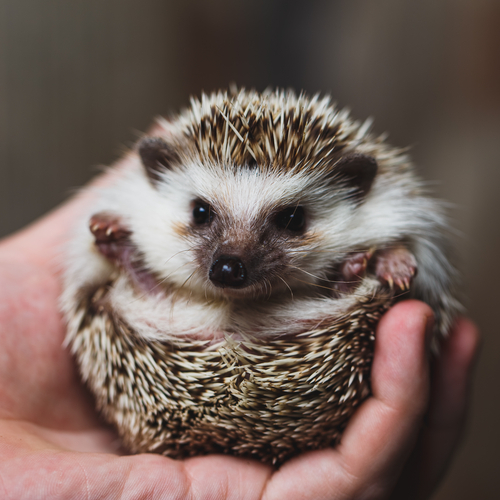
//> input picture img/hari.jpg, 500 x 500 px
$ ./024   (built with g++ and OpenCV 4)
//> lines starting //> are read from the running program, lines starting //| are printed output that depends on the picture
//http://cvwww.ee.ous.ac.jp/semi/opencv#2.1
//アフィン変換とバイリニア補間
//g++ -o 024 024.cpp `pkg-config --cflags opencv` `pkg-config --libs opencv`

#include <opencv2/opencv.hpp>

int main(void)
{
    // 画像を格納するオブジェクトを宣言する
    cv::Mat_<uchar> src, dst1, dst2;

    // 画像ファイルから画像データを読み込む
    src = cv::imread("../../../img/hari.jpg", cv::IMREAD_GRAYSCALE);
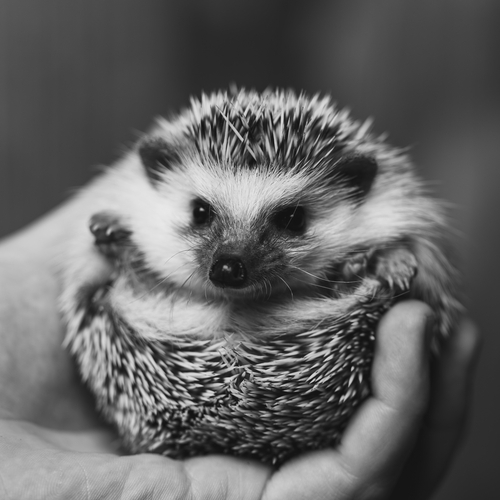
//> src: 500 rows x 500 cols, CV_8UC1; min 7, max 233, mean 99.5

    // srcと同じサイズで画像を作成する。初期値を0にする。
    dst1 = cv::Mat_<uchar>(src.size(), 0);
    dst2 = cv::Mat_<uchar>(src.size(), 0);

    // アフィン変換行列
    cv::Mat affine = (cv::Mat_<double>(3, 3) << 3, 0, 0, 0, 1, 0, 0, 0, 1);

    cv::Mat_<double> p0(3, 1), p1(3, 1);    // p0:原画像の座標 p1:変換後画像の座標

    for (int y = 0; y < dst1.rows; y++) {
        for (int x = 0; x < dst1.cols; x++) {
            int x1, y1, x2, y2;

            p1(0, 0) = x;                   // 変換後画像の座標
            p1(1, 0) = y;

            // アフィン変換の計算（逆行列を使用）
            p0 = affine.inv() * p1;

            x1 = (int)(p0(0, 0) + 0.5);     // 原画像の座標
            y1 = (int)(p0(1, 0) + 0.5);

            // バイリニア補間
            double xr, yr;
            x2 = (int)p0(0, 0);             // 原画像の座標
            y2 = (int)p0(1, 0);
            xr = p0(0, 0) - x2;
            yr = p0(1, 0) - y2;

            if (x1 >= 0 && x1 < src.cols - 1 && y1 >= 0 && y1 < src.rows - 1) {
                // 最近傍補間
                dst1(y, x) = src(y1, x1);

                // バイリニア補間
                dst2(y, x) = (1 - xr)*(1 - yr)*src(y2, x2)
                           + xr*(1 - yr)      *src(y2, x2 + 1)
                           + (1 - xr)* yr     *src(y2 + 1, x2)
                           + xr* yr           *src(y2 + 1, x2 + 1);
            }
        }
    }
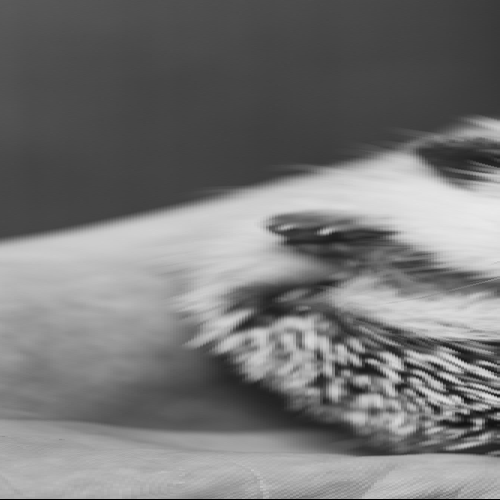
//> dst1: 500 rows x 500 cols, CV_8UC1; min 0, max 233, mean 118.2
//> after the loop, p1 = [499, 499, 0]; p0 = [166.3, 499, 0]

    cv::imshow("原画像", src);
    cv::imshow("アフィン変換後画像（最近隣）", dst1);
    cv::imshow("アフィン変換後画像（バイリニア）", dst2);
    cv::waitKey();

    return 0;
}

$ run again, with img/cag_bureta.jpg copied over img/hari.jpg
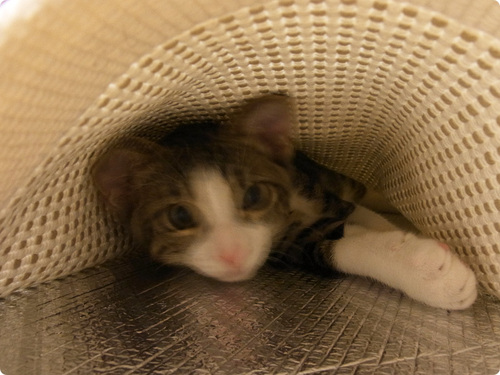
//> input picture img/cag_bureta.jpg, 500 x 375 px
//> `src = cv::imread("../../../img/hari.jpg", cv::IMREAD_GRAYSCALE);`:
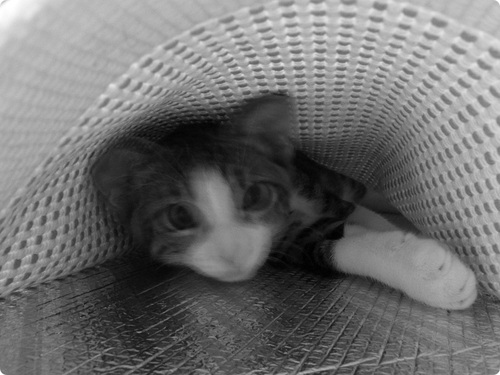
//> src: 375 rows x 500 cols, CV_8UC1; min 0, max 255, mean 110.7
//> after the loop `for (int y = 0; y < dst1.rows; y++)`:
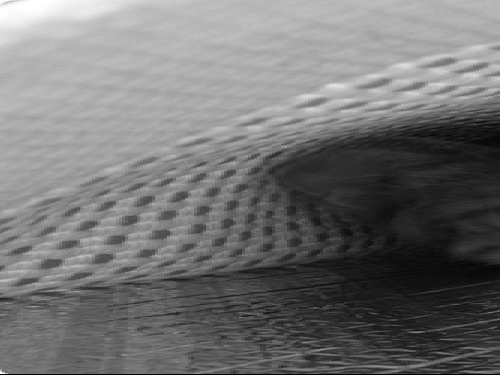
//> dst1: 375 rows x 500 cols, CV_8UC1; min 0, max 255, mean 114.7
//> after the loop `for (int y = 0; y < dst1.rows; y++)`: p1 = [499, 374, 0]; p0 = [166.3, 374, 0]
